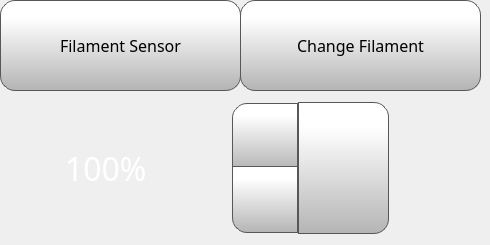
      <widget class="QWidget" name="filamentTab">
       <attribute name="icon">
        <iconset>
         <normaloff>templates/img/Spool.png</normaloff>
         <normalon>templates/img/Spool_Selected.png</normalon>
         <activeon>png/Spool_Selected.png</activeon>
         <selectedoff>png/Spool.png</selectedoff>
         <selectedon>png/Spool_Selected.png</selectedon>templates/img/Spool.png</iconset>
       </attribute>
       <attribute name="title">
        <string/>
       </attribute>
       <widget class="QToolButton" name="changeFilamentButton">
        <property name="geometry">
         <rect>
          <x>240</x>
          <y>0</y>
          <width>241</width>
          <height>91</height>
         </rect>
        </property>
        <property name="font">
         <font>
          <family>Gotham</family>
          <pointsize>12</pointsize>
         </font>
        </property>
        <property name="styleSheet">
         <string notr="true">QToolButton  {
     border: 1px solid rgb(87, 87, 87);
	background-color: qlineargradient(spread:pad, x1:0, y1:1, x2:0, y2:0.188, stop:0 rgba(180, 180, 180, 255), stop:1 rgba(255, 255, 255, 255));
border-radius: 15px;


}

QToolButton :pressed {
    background-color: qlineargradient(x1: 0, y1: 0, x2: 0, y2: 1,
                                      stop: 0 #dadbde, stop: 1 #f6f7fa);
}

QToolButton :flat {
    border: none; /* no border for a flat push button */
}

QToolButton :default {
    border-color: navy; /* make the default button prominent */
}

QToolButton :focus {
	outline: none;
}</string>
        </property>
        <property name="text">
         <string>Change Filament</string>
        </property>
        <property name="icon">
         <iconset>
          <normaloff>templates/img/changeFilament.png</normaloff>templates/img/changeFilament.png</iconset>
        </property>
        <property name="iconSize">
         <size>
          <width>60</width>
          <height>60</height>
         </size>
        </property>
        <property name="toolButtonStyle">
         <enum>Qt::ToolButtonTextUnderIcon</enum>
        </property>
       </widget>
       <widget class="QPushButton" name="setFlowRateButton">
        <property name="geometry">
         <rect>
          <x>298</x>
          <y>102</y>
          <width>91</width>
          <height>132</height>
         </rect>
        </property>
        <property name="font">
         <font>
          <family>Gotham</family>
          <pointsize>13</pointsize>
         </font>
        </property>
        <property name="styleSheet">
         <string notr="true">QPushButton {
     border: 1px solid rgb(87, 87, 87);
	background-color: qlineargradient(spread:pad, x1:0, y1:1, x2:0, y2:0.188, stop:0 rgba(180, 180, 180, 255), stop:1 rgba(255, 255, 255, 255));
border-top-right-radius: 15px;
border-bottom-right-radius: 15px;

}

QPushButton:pressed {
    background-color: qlineargradient(x1: 0, y1: 0, x2: 0, y2: 1,
                                      stop: 0 #dadbde, stop: 1 #f6f7fa);
}

QPushButton:flat {
    border: none; /* no border for a flat push button */
}

QPushButton:default {
    border-color: navy; /* make the default button prominent */
}

QPushButton:focus {
	outline: none;
}</string>
        </property>
        <property name="text">
         <string/>
        </property>
        <property name="icon">
         <iconset>
          <normaloff>templates/img/verification-mark.png</normaloff>templates/img/verification-mark.png</iconset>
        </property>
        <property name="iconSize">
         <size>
          <width>50</width>
          <height>50</height>
         </size>
        </property>
       </widget>
       <widget class="QSpinBox" name="flowRateSpinBox">
        <property name="geometry">
         <rect>
          <x>60</x>
          <y>100</y>
          <width>241</width>
          <height>136</height>
         </rect>
        </property>
        <property name="font">
         <font>
          <family>Gotham</family>
          <pointsize>24</pointsize>
         </font>
        </property>
        <property name="styleSheet">
         <string notr="true">QSpinBox {
    padding-right: 5px; /* make room for the arrows */
	color: rgb(255, 255, 255);
	background-color: rgba(255, 255, 255, 0);
   
}
QSpinBox ::text:selected {
	background-color: rgb(255, 146, 57);
   
}
QSpinBox::up-button {
     border: 1px solid rgb(87, 87, 87);

border-top-left-radius: 15px;
	background-color: qlineargradient(spread:pad, x1:0, y1:1, x2:0, y2:0.188, stop:0 rgba(180, 180, 180, 255), stop:1 rgba(255, 255, 255, 255));
    width: 60px;
     height: 61px;
    padding: 2px;
}

QSpinBox::up-arrow { image: url(./templates/img/arrows.png);
    width: 40px;
     height: 40px;
padding: 5px; }



QSpinBox::up-button:pressed {
    background-color: qlineargradient(x1: 0, y1: 0, x2: 0, y2: 1,
                                      stop: 0 #dadbde, stop: 1 #f6f7fa);
}


QSpinBox::down-button {
     border: 1px solid rgb(87, 87, 87);
border-bottom-left-radius: 15px;
	background-color: qlineargradient(spread:pad, x1:0, y1:1, x2:0, y2:0.188, stop:0 rgba(180, 180, 180, 255), stop:1 rgba(255, 255, 255, 255));
    width: 60px;
     height: 61px;
    padding: 2px;
}

QSpinBox::down-arrow {image: url(./templates/img/arrows-5.png);
    width: 40px;
     height: 40px;
padding: 5px;
}

QSpinBox::down-button:pressed {
    background-color: qlineargradient(x1: 0, y1: 0, x2: 0, y2: 1,
                                      stop: 0 #dadbde, stop: 1 #f6f7fa);

}

</string>
        </property>
        <property name="frame">
         <bool>false</bool>
        </property>
        <property name="readOnly">
         <bool>false</bool>
        </property>
        <property name="buttonSymbols">
         <enum>QAbstractSpinBox::UpDownArrows</enum>
        </property>
        <property name="accelerated">
         <bool>true</bool>
        </property>
        <property name="suffix">
         <string>%</string>
        </property>
        <property name="minimum">
         <number>75</number>
        </property>
        <property name="maximum">
         <number>125</number>
        </property>
        <property name="singleStep">
         <number>1</number>
        </property>
        <property name="value">
         <number>100</number>
        </property>
       </widget>
       <widget class="QLabel" name="flowRateLabelControlPage">
        <property name="geometry">
         <rect>
          <x>65</x>
          <y>40</y>
          <width>181</width>
          <height>31</height>
         </rect>
        </property>
        <property name="font">
         <font>
          <family>Gotham Light</family>
          <pointsize>20</pointsize>
          <weight>50</weight>
          <bold>false</bold>
         </font>
        </property>
        <property name="styleSheet">
         <string notr="true">color: rgb(255, 255, 255);
background-color: rgba(255, 255, 255, 0);</string>
        </property>
        <property name="text">
         <string>Flow Rate :</string>
        </property>
       </widget>
       <widget class="QToolButton" name="filamentSensorToggleButton">
        <property name="geometry">
         <rect>
          <x>0</x>
          <y>0</y>
          <width>241</width>
          <height>91</height>
         </rect>
        </property>
        <property name="font">
         <font>
          <family>Gotham</family>
          <pointsize>12</pointsize>
         </font>
        </property>
        <property name="styleSheet">
         <string notr="true">QToolButton  {
     border: 1px solid rgb(87, 87, 87);
	background-color: qlineargradient(spread:pad, x1:0, y1:1, x2:0, y2:0.188, stop:0 rgba(180, 180, 180, 255), stop:1 rgba(255, 255, 255, 255));
border-radius: 15px;


}

QToolButton :pressed {
    background-color: qlineargradient(x1: 0, y1: 0, x2: 0, y2: 1,
                                      stop: 0 #dadbde, stop: 1 #f6f7fa);
}

QToolButton :flat {
    border: none; /* no border for a flat push button */
}

QToolButton :default {
    border-color: navy; /* make the default button prominent */
}

QToolButton :focus {
	outline: none;
}</string>
        </property>
        <property name="text">
         <string>Filament Sensor</string>
        </property>
        <property name="icon">
         <iconset>
          <normaloff>templates/img/filamentSensorOff.png</normaloff>
          <normalon>templates/img/filamentSensorOn.png</normalon>templates/img/filamentSensorOff.png</iconset>
        </property>
        <property name="iconSize">
         <size>
          <width>60</width>
          <height>60</height>
         </size>
        </property>
        <property name="checkable">
         <bool>true</bool>
        </property>
        <property name="checked">
         <bool>true</bool>
        </property>
        <property name="toolButtonStyle">
         <enum>Qt::ToolButtonTextUnderIcon</enum>
        </property>
       </widget>
       <zorder>flowRateSpinBox</zorder>
       <zorder>setFlowRateButton</zorder>
       <zorder>flowRateLabelControlPage</zorder>
       <zorder>changeFilamentButton</zorder>
       <zorder>filamentSensorToggleButton</zorder>
      </widget>
